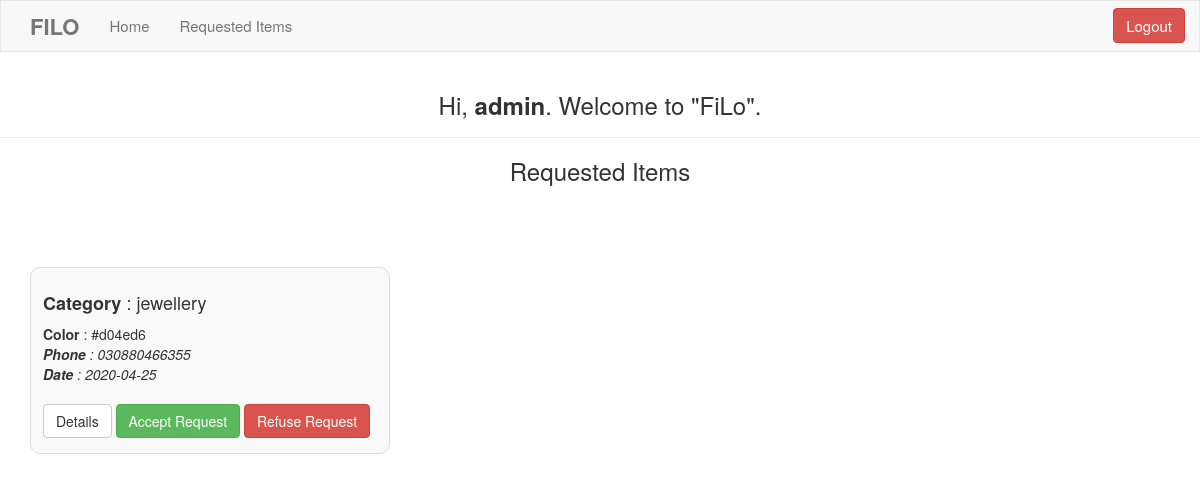
/admin/requested_items.php (signed in), run on the app's committed database.
### tables this page shows
CREATE TABLE `items` (
  `item_id` int(11) NOT NULL,
  `color` varchar(255) DEFAULT NULL,
  `photo` longtext DEFAULT NULL,
  `description` text DEFAULT NULL,
  `found_place` varchar(255) DEFAULT NULL,
  `phone_number` varchar(255) NOT NULL,
  `user_id` int(11) NOT NULL,
  `category_id` int(11) NOT NULL,
  `created_at` date NOT NULL DEFAULT current_timestamp(),
  `accepted` tinyint(1) NOT NULL DEFAULT 0
);

CREATE TABLE `category` (
  `category_id` int(11) NOT NULL,
  `name` varchar(50) NOT NULL
);

### admin/requested_items.php (the view, shortened to what this page needs)
<?php
require_once "../config.php";
?>
<!DOCTYPE html>
<html lang="en">
<head>
    <link rel="stylesheet" href="https://maxcdn.bootstrapcdn.com/bootstrap/3.3.7/css/bootstrap.css">
</head>
<body>
    <?php require "../partial/_adminHeader.php" ?>
    <div class="page-header">
        <h3>Hi, <b><?php echo htmlspecialchars($_SESSION["username"]); ?></b>. Welcome to "FiLo".</h3>
    </div>
    <h3 style="text-align:center;">Requested Items</h3><br>
    <div class="container">
        <div class="row">
            <div class="alert">
            </div>
            <?php
            $sql = "SELECT item_id, color, photo, description, created_at, phone_number, category.name, user_id, accepted FROM items INNER JOIN category
                        ON items.category_id = category.category_id WHERE items.accepted is False";
                $result = $conn->query($sql);
                if ($result->num_rows > 0) {
                    while($row = $result->fetch_assoc()) {
            ?>
                    <div class="col-md-4">
                        <div class="card">
                            <div class="detail">
                                <h4><span><b>Category</b></span> : <?php echo $row['name'];?></h4>
                                <span><b>Color</b></span> : <span><?php echo $row['color'];?></span>
                                <br>
                                <i><span><b>Phone</b></span> : <?php echo $row['phone_number'];?></i>
                                <br>
                                <i><span><b>Date</b></span> : <?php echo $row['created_at'];?></i>
                                <br>
                            </div>
                            <br>
                            <a href="detail_item.php?id=<?php echo $row['item_id']; ?>" class="btn btn-default" data-toggle="modal" data-target="#myModal">Details</a>
                            <a href="accept_request.php?id=<?php echo $row['item_id']; ?>" class="btn btn-success" data-toggle="modal" data-target="#myModal">Accept Request</a>
                            <a href="refuse_request.php?id=<?php echo $row['item_id']; ?>" class="btn btn-danger" data-toggle="modal" data-target="#myModal">Refuse Request</a>
                        </div>
                    </div>
            <?php
                    }
                } else {
                    ?>
                    <h4 style="margin-left: 16px;">There are no requests for items.</h4>
                    <?php
                }
            ?>
        </div>
    </div>
</body>
</html>

### admin/requested_items.php (style rules this page uses)
.page-header { text-align: center; }
.card { padding: 15px 12px; border-radius: 10px; border: 1px solid #ddd; background-color: #f9f9f9; }

### data on the page
items: category.name "jewellery", color "#d04ed6", phone_number "030880466355", created_at "2020-04-25"

### other printed values
$_SESSION["username"] "admin"
